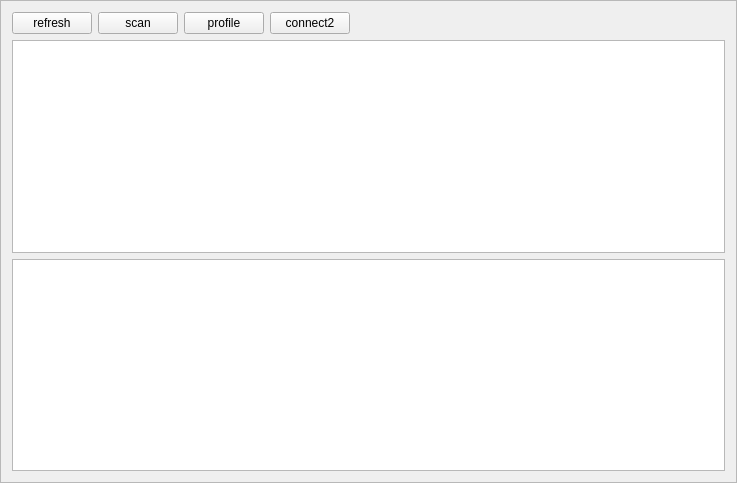
<?xml version="1.0" encoding="UTF-8"?>
<ui version="4.0">
 <class>Frame</class>
 <widget class="QFrame" name="Frame">
  <property name="geometry">
   <rect>
    <x>0</x>
    <y>0</y>
    <width>737</width>
    <height>483</height>
   </rect>
  </property>
  <property name="windowTitle">
   <string>Frame</string>
  </property>
  <property name="frameShape">
   <enum>QFrame::StyledPanel</enum>
  </property>
  <property name="frameShadow">
   <enum>QFrame::Raised</enum>
  </property>
  <layout class="QVBoxLayout" name="verticalLayout">
   <item>
    <layout class="QHBoxLayout" name="horizontalLayout">
     <item>
      <widget class="QPushButton" name="buttonRefresh">
       <property name="text">
        <string>refresh</string>
       </property>
      </widget>
     </item>
     <item>
      <widget class="QPushButton" name="buttonScan">
       <property name="text">
        <string>scan</string>
       </property>
      </widget>
     </item>
     <item>
      <widget class="QPushButton" name="buttonProfile">
       <property name="text">
        <string>profile</string>
       </property>
      </widget>
     </item>
     <item>
      <widget class="QPushButton" name="buttonConnect2">
       <property name="text">
        <string>connect2</string>
       </property>
      </widget>
     </item>
     <item>
      <spacer name="horizontalSpacer">
       <property name="orientation">
        <enum>Qt::Horizontal</enum>
       </property>
       <property name="sizeHint" stdset="0">
        <size>
         <width>40</width>
         <height>20</height>
        </size>
       </property>
      </spacer>
     </item>
    </layout>
   </item>
   <item>
    <widget class="QListWidget" name="listWlan"/>
   </item>
   <item>
    <widget class="QTextEdit" name="textProfile"/>
   </item>
  </layout>
 </widget>
 <resources/>
 <connections/>
</ui>
